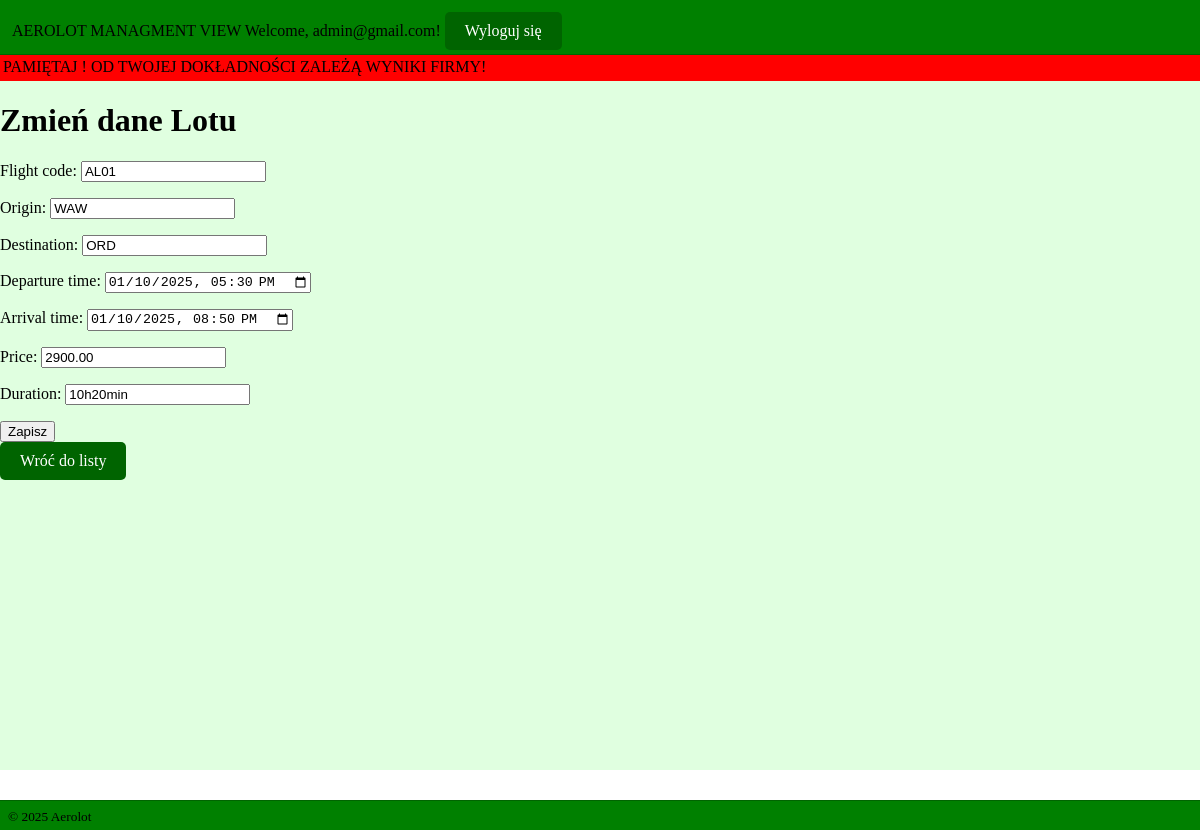
The page /edit_flight/1/ (signed in) on the database its author committed.
### AerolotBooking/models.py (models this page shows, shortened)
class CustomUser(AbstractUser):
    objects = CustomUserManager()
    username = None
    email = models.EmailField('email address', unique=True)
    email_verified = models.BooleanField(default=False)
    USERNAME_FIELD = 'email'
    REQUIRED_FIELDS = []

class Flight(models.Model):
    flight_id = models.IntegerField(primary_key=True)
    flight_code=models.CharField(max_length=10)
    origin=models.CharField(max_length=3)
    destination=models.CharField(max_length=3)
    departure_time=models.DateTimeField()
    arrival_time=models.DateTimeField()
    price=models.DecimalField(decimal_places=2,max_digits=10)
    duration=models.CharField(max_length=10)

### AerolotBooking/views.py (the view)
# urls.py: path('edit_flight/<int:flight_id>/', views.edit_flight_view, name='edit_flight'),
@user_passes_test(is_superuser)
def edit_flight_view(request, flight_id):
    flight = Flight.objects.get(flight_id=flight_id)
    if request.method == 'POST':
        form = FlightModelForm(request.POST, instance=flight)
        if form.is_valid():
            form.save()
            return redirect('flights_list')
    else:
        form = FlightModelForm(instance=flight)
    return render(request, 'create/edit_flight.html', {'form': form})

### AerolotBooking/forms.py (shortened to what this page needs)
class FlightModelForm(forms.ModelForm):
    class Meta:
        model = Flight
        fields=['flight_code','origin','destination','departure_time','arrival_time','price','duration']
        widgets = {
            'departure_time': forms.DateTimeInput(attrs={'type': 'datetime-local'}, format='%Y-%m-%dT%H:%M'),
            'arrival_time': forms.DateTimeInput(attrs={'type': 'datetime-local'}, format='%Y-%m-%dT%H:%M'),
        }

### AerolotBooking/views.py (called while the page is built)
def is_superuser(user):
    return user.is_superuser

### templates/create/edit_flight.html (shortened to what this page needs)
{% extends 'create/base_create.html' %}
{% load static %}
{% block content %}
    <h1>Zmień dane Lotu </h1>
    <form id="ef" method="post">
        {{ form.as_p }}
        <button type="submit">Zapisz</button>
    </form>
    <a href="{% url 'flights_list' %}" class="button">Wróć do listy</a>
{% endblock %}

### templates/create/base_create.html (shortened to what this page needs)
<!DOCTYPE html>
<html lang="pl">
<head>
    {% load static %}
    <link rel="stylesheet" href="{% static 'style2.css' %}">
</head>
<body>
<header>
    <div class="hc">
    AEROLOT MANAGMENT VIEW
    Welcome, {{ request.user.email }}! <a href="/logout" class="button">Wyloguj się</a>
    </div>
</header>
<main>
    <div class="memo">
        PAMIĘTAJ ! OD TWOJEJ DOKŁADNOŚCI ZALEŻĄ WYNIKI FIRMY!
    </div>
    {% block content %}
    {% endblock %}
</main>
<footer>
     &copy; {% now "Y" %} Aerolot
</footer>
</body>
</html>

### static/style2.css (style rules this page uses)
html, body { height: 100%; margin: 0; padding: 0; box-sizing: border-box; }
header { position: fixed; top: 0; width: 100%; height: 30px; padding: 12px; background-color: green; border-bottom: darkgreen 1px solid; color: black; justify-content: space-between; z-index: 10; }
.memo { position: relative; width: 100%; height: 20px; background-color: red; padding: 3px; margin-top: 20px; }
footer { position: fixed; box-sizing: border-box; bottom: 0; width: 100%; height: 30px; padding: 8px; background-color: green; color: black; font-size: smaller; font-weight: 500; z-index: 10; border-top: darkgreen 1px solid; }
main { position: relative; padding-top: 5px; margin-top:30px; padding-bottom: 35px; min-height: calc(100vh - 60px); box-sizing: border-box; overflow-y: auto; z-index: 1; background-color: #E0FFE0; }
.button { display: inline-block; padding: 10px 20px; background-color: darkgreen; color: white; text-align: center; text-decoration: none; border-radius: 5px; font-size: 16px; transition: background-color 0.3s; }

### rows shown on the page
CustomUser: user.email "admin@gmail.com"
Flight: flight_code "AL01", origin "WAW", destination "ORD", departure_time "01/10/2025 17:30", arrival_time "01/10/2025 20:50", price "2900.00", duration "10h20min"
